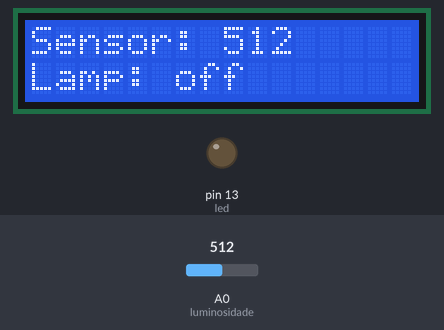
Bench run of a sketch on a simulated Arduino Uno, built with avr-gcc and run on an emulated ATmega328P. Parts: 16×2 character LCD, output pins drawn as LEDs (lit = HIGH). The test bench sets the inputs (shaded band); at power-on: A0 (luminosidade) = 512.

Above: at 1.2 s.
1.3 s: A0 (luminosidade) set to 308
At 2.7 s:
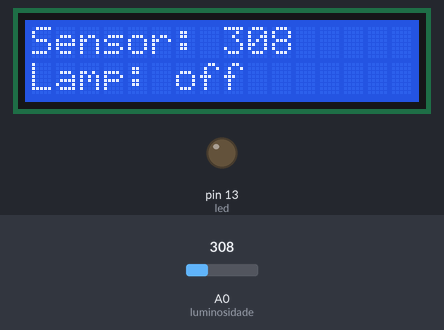
3.0 s: A0 (luminosidade) set to 285
At 3.4 s:
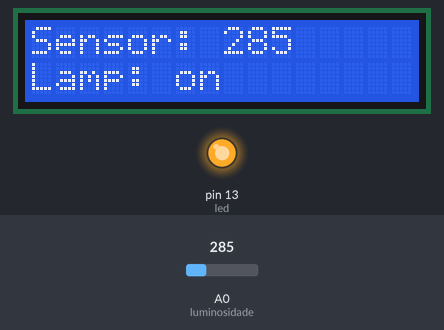
4.6 s: A0 (luminosidade) set to 306
At 5.1 s:
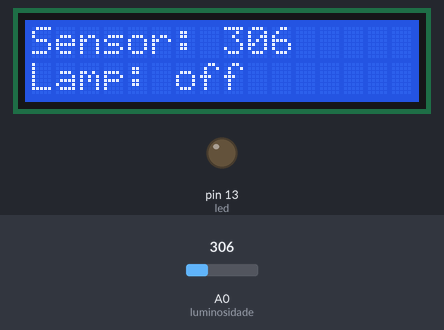
Timing chart, 0 to 7.6 s (numbered marks = the images above; inputs shaded):
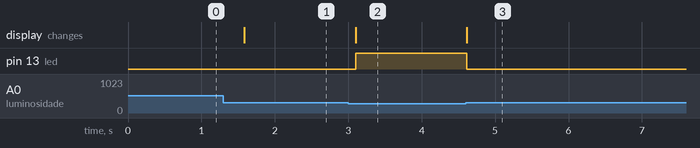

The sketch:

codigo_fonte.ino
```cpp
/*
  Curso de Extensao: Programando para IoT com Arduino – Basico
  Professor:         Dr. Orlewilson Bentes Maia
  Data Criacao:      03/12/2016
  Data Atualizao:    05/09/2017
  Descricao:         Lendo valor do sensor de luminosidade, ligando/desligando LED e
                     mostrando no LCD
*/

//Biblioteca para trabalhar com LCD (LiquidCrystal)
#include <LiquidCrystal.h>

// Porta digital no qual sera colocado um LED para ser ligado e desligado
int led = 13;

// Porta analogica no qual sera lido o valor do sensor de luminosidade
int luminosidade = A0;

// Variavel para armazenar o valor lido do sensor de luminosidade
int valorLuminosidade = 0;

// Variavel para armazenar o estado do LED (on - ligada, off - desligada)
String statusLed = "off";

// Definicao dos pinos que serão utilizados para ligar o LCD
LiquidCrystal lcd(12, 11, 5, 4, 3, 2);

// Funcao para ligar o LED
void ligarLed(){
  digitalWrite(led, HIGH);
}

// Funcao para desligar o LED
void desligarLed(){
  digitalWrite(led, LOW);
}

// Funcao para configurar o Arduino
void setup() {

  // Configura o LCD (numero de colunas e linhas, respectivamente)
  lcd.begin(16, 2);

  // Indica qual porta digital sera utilizada como saida (ligar/desligar um LED)
  pinMode(led, OUTPUT);

}

// Funcao principal do Arduino que ficara em loop infinito
void loop() {

  // limpa o LCD
  lcd.clear();

  // ler o valor atual do sensor de luminosidade
  // o valor varia entre 0 (escuro) e 1023 (claro)
  valorLuminosidade = analogRead(luminosidade);

  // posiciona o cursor na coluna 0, linha 0;
  lcd.setCursor(0, 0);

  // imprime o texto entre aspas para o LCD
  lcd.print("Sensor: " + String(valorLuminosidade));

  // se o valor for menor que 300, ligara o LED
  if (valorLuminosidade < 300){
    ligarLed();
    statusLed = "on";
  } else {
    desligarLed();
    statusLed = "off";
  }

  // posiciona o cursor na coluna 0, linha 1;
  lcd.setCursor(0, 1);
  lcd.print("Lamp: " + statusLed);

  delay(500);

}
```

Measured:
- the behaviour switches between 300 and 299 on A0 (luminosidade) (found by bisection; images 1 and 2)
- after the input at 1.3 s, the display: changes after 0.28 s (image 1)
- after the input at 3.0 s, pin 13 (led): LOW → HIGH after 0.10 s; the display: changes after 0.10 s (image 2)
- after the input at 4.6 s, pin 13 (led): HIGH → LOW at once; the display: changes at once (image 3)
